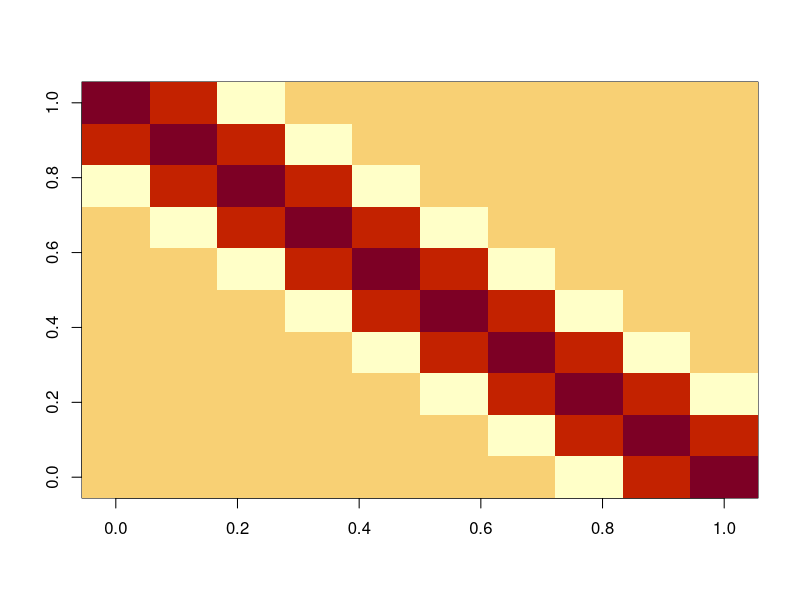
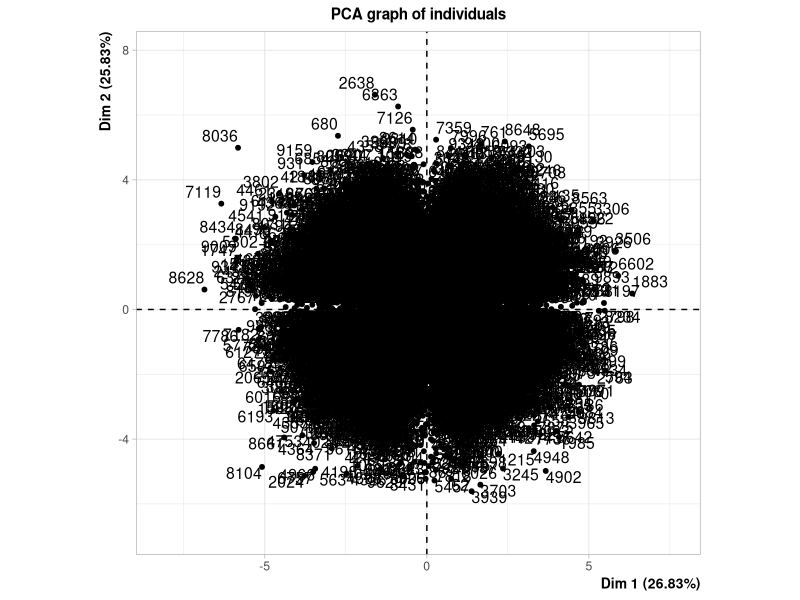
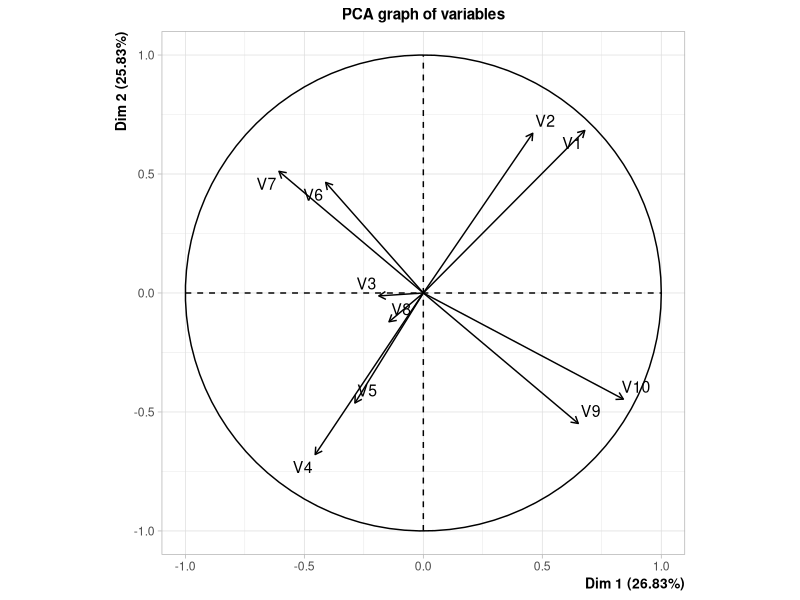
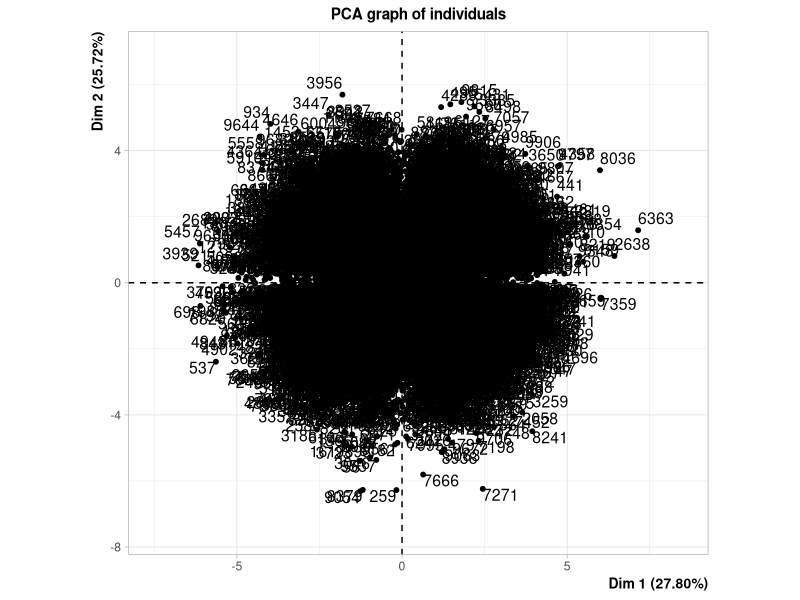
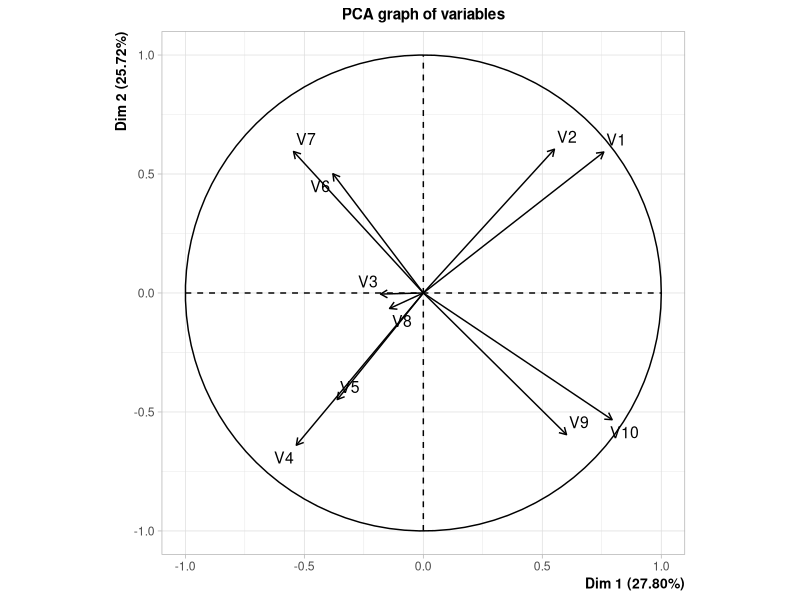
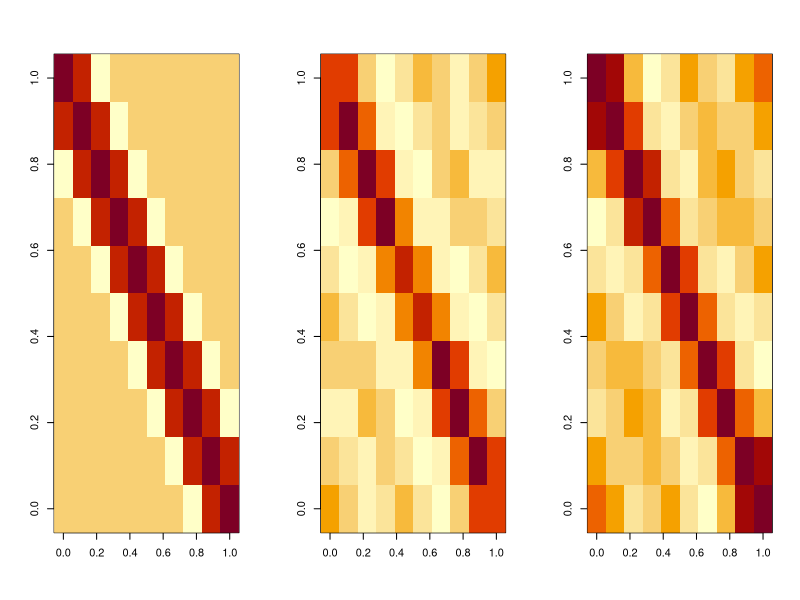

Reproduce these figures in R, in order. (Note: this script raises an error after producing the figures.)
library(FactoMineR)
#source("~/Library/CloudStorage/OneDrive-UniversitédeRennes1/RECHERCHE/COOPER/GEOMETRIE(1)/MixPCA-main/2_estimators_mixACP_ungroup_VM.R")


n = 10000
p = 10
q = 4

# je construit une matrice bande diagonale (par simplicité)
Sigma = diag(rep(1,p))
for (j in 1:(p-1)){
  Sigma[j,j+1] = .7
  Sigma[j+1,j] = .7
}
for (j in 1:(p-2)){
  Sigma[j,j+2] = -.4
  Sigma[j+2,j] = -.4
}
image(Sigma[,rev(1:p)])

W = eigen(Sigma)$vectors[,1:q]  # Est-ce que ça suffit? 
x = matrix(rnorm(n*q),n,q)

sig2 = .01
mu = c(-3,-3,-3,-1,0,0,1,2,2,2)
X = x%*%t(W)+matrix(rep(mu,n),n,p,byrow=TRUE)+sqrt(sig2)*matrix(rnorm(n*p),n,p)
Xtemp = matrix(rep(mu,n),n,p,byrow=TRUE)+sqrt(sig2)*matrix(rnorm(n*p),n,p)

pca = PCA(X,nc=q)
U = pca$svd$V
K = diag(pca$eig[1:q])
Wtilde = U%*%sqrt(K-sig2*diag(rep(1,q)))
eigen(t(W)%*%W)$values # on trouve (1,1,1,1), c'est logique puisqu'on a construit une matrice orthonormée? 
eigen(t(Wtilde)%*%Wtilde)$values
pca$eig[1:q]
#eigen(t(pca$svd$V)%*%pca$svd$V)$values


Xtilde = x%*%t(Wtilde)+matrix(rep(mu,n),n,p,byrow=TRUE)+sqrt(sig2)*matrix(rnorm(n*p),n,p)
pca_tilde = PCA(Xtilde,nc=q)
pca_tilde$eig[1:q]
U = pca_tilde$svd$V
K = diag(pca_tilde$eig[1:q])
Wtilde = U%*%sqrt(K-sig2*diag(rep(1,q)))
What = U%*%sqrt(K-sig2*diag(rep(1,q)))

Xhat = x%*%t(What)+matrix(rep(mu,n),n,p,byrow=TRUE)+sqrt(sig2)*matrix(rnorm(n*p),n,p)
par(mfrow=c(1,3))
image(Sigma[,rev(1:p)])
image(cov(X)[,rev(1:p)])
image(cov(Xhat)[,rev(1:p)])

### Si on utilise le code EM 
tol = 1e-4
maxit = 100
est0 = estimates(Xtilde,100,1e-4, q,p)
str(est0)
eigen(t(est0$Q[[1]])%*%est0$Q[[1]])$values
Xest0 = t(est0$alphai[[1]])%*%t(est0$Q[[1]])+matrix(rep(mu,n),n,p,byrow=TRUE)+sqrt(est0$sigma2i)*matrix(rnorm(n*p),n,p)
par(mfrow=c(2,2))
image(Sigma[,rev(1:p)])
title("Cov théorique")
image(cov(X)[,rev(1:p)])
title("Cov empirique")
image(cov(Xhat)[,rev(1:p)])
title("Cov estimée PCA")
image(cov(Xest0)[,rev(1:p)])
title("Cov estimée PPCA")
